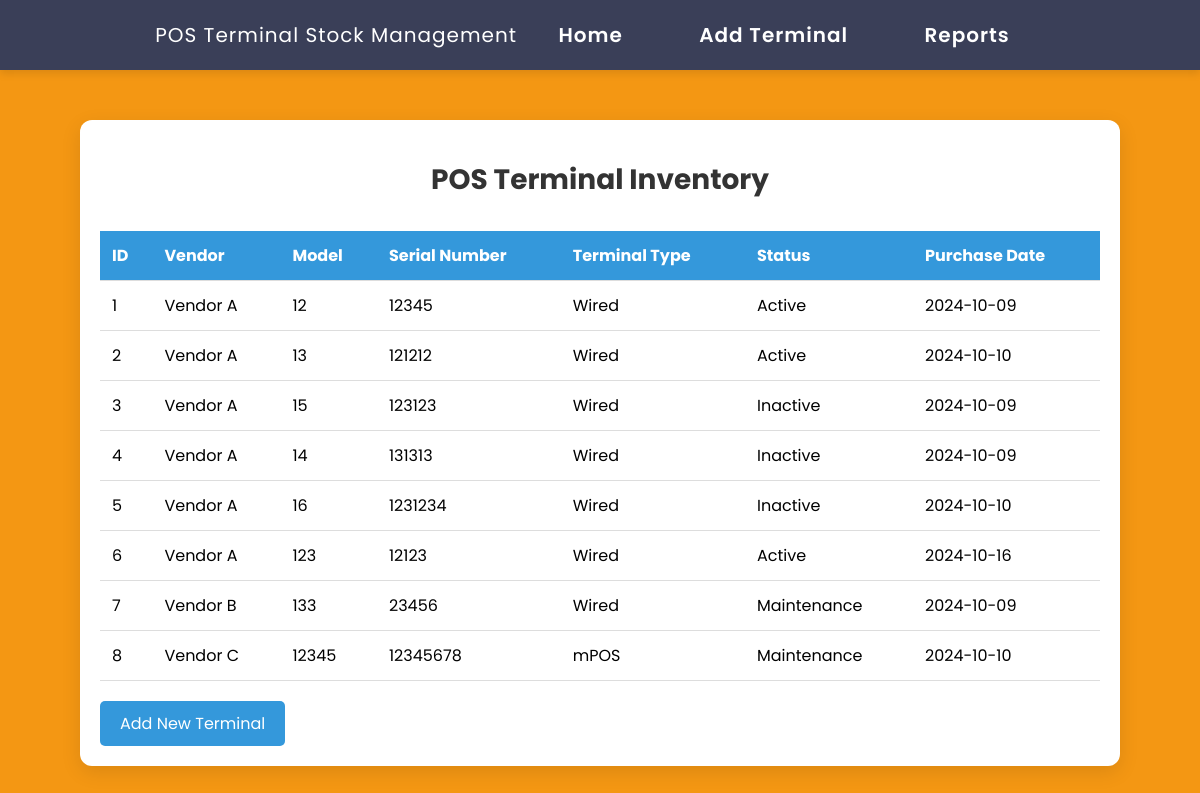
/view_terminals.php, run on the app's committed database.
### tables this page shows
CREATE TABLE `terminals` (
  `id` int(11) NOT NULL,
  `vendor` varchar(100) NOT NULL,
  `model` varchar(100) NOT NULL,
  `serial_number` varchar(100) NOT NULL,
  `terminal_type` enum('Wireless','Wired','mPOS') NOT NULL,
  `status` enum('Active','Inactive','Maintenance') NOT NULL,
  `purchase_date` date NOT NULL,
  `created_at` timestamp NOT NULL DEFAULT current_timestamp()
);

### view_terminals.php (the view, shortened to what this page needs)
<?php
include_once "config.php";
$query = "SELECT * FROM terminals";
$result = mysqli_query($conn, $query);
?>
<!DOCTYPE html>
<html lang="en">
<head>
</head>
<body>
    <div class="navbar">
        POS Terminal Stock Management
        <a href="start_page.php">Home</a>
        <a href="add_terminal.php">Add Terminal</a>
        <a href="reports.php">Reports</a>
    </div>
    <div class="container">
        <h1>POS Terminal Inventory</h1>
        <?php if (mysqli_num_rows($result) > 0): ?>
        <table>
            <thead>
                <tr>
                    <th>ID</th>
                    <th>Vendor</th>
                    <th>Model</th>
                    <th>Serial Number</th>
                    <th>Terminal Type</th>
                    <th>Status</th>
                    <th>Purchase Date</th>
                </tr>
            </thead>
            <tbody>
                <?php while ($row = mysqli_fetch_assoc($result)): ?>
                <tr>
                    <td><?php echo $row['id']; ?></td>
                    <td><?php echo $row['vendor']; ?></td>
                    <td><?php echo $row['model']; ?></td>
                    <td><?php echo $row['serial_number']; ?></td>
                    <td><?php echo $row['terminal_type']; ?></td>
                    <td><?php echo $row['status']; ?></td>
                    <td><?php echo $row['purchase_date']; ?></td>
                </tr>
                <?php endwhile; ?>
            </tbody>
        </table>
        <?php else: ?>
            <p>No terminals found in the database.</p>
        <?php endif; ?>
        <a href="add_terminal.php" class="btn">Add New Terminal</a>
    </div>
</body>
</html>

### view_terminals.php (style rules this page uses)
body { font-family: 'Poppins', sans-serif; background-color: #F49713; margin: 0; padding: 0; }
.navbar { background-color: #3a3f58; color: #fff; padding: 20px; text-align: center; font-size: 20px; letter-spacing: 1px; box-shadow: 0 4px 8px rgba(0, 0, 0, 0.1); }
.navbar a { color: #fff; margin: 0 15px; text-decoration: none; font-weight: 600; padding: 10px 20px; border-radius: 5px; transition: background-color 0.3s ease; }
.container { max-width: 1000px; margin: 50px auto; padding: 20px; background-color: #fff; border-radius: 12px; box-shadow: 0 6px 20px rgba(0, 0, 0, 0.1); }
h1 { text-align: center; font-size: 28px; margin-bottom: 30px; color: #333; }
table { width: 100%; border-collapse: collapse; }
th, td { padding: 12px; border-bottom: 1px solid #ddd; text-align: left; }
th { background-color: #3498db; color: #fff; }
.btn { background-color: #3498db; color: #fff; padding: 10px 20px; text-decoration: none; border-radius: 5px; text-align: center; display: inline-block; margin-top: 20px; transition: background-color 0.3s ease; }

### data on the page
terminals: id "1", vendor "Vendor A", model "12", serial_number "12345", terminal_type "Wired", status "Active", purchase_date "2024-10-09"
terminals: id "2", vendor "Vendor A", model "13", serial_number "121212", terminal_type "Wired", status "Active", purchase_date "2024-10-10"
terminals: id "3", vendor "Vendor A", model "15", serial_number "123123", terminal_type "Wired", status "Inactive", purchase_date "2024-10-09"
terminals: id "4", vendor "Vendor A", model "14", serial_number "131313", terminal_type "Wired", status "Inactive", purchase_date "2024-10-09"
terminals: id "5", vendor "Vendor A", model "16", serial_number "1231234", terminal_type "Wired", status "Inactive", purchase_date "2024-10-10"
terminals: id "6", vendor "Vendor A", model "123", serial_number "12123", terminal_type "Wired", status "Active", purchase_date "2024-10-16"
terminals: id "7", vendor "Vendor B", model "133", serial_number "23456", terminal_type "Wired", status "Maintenance", purchase_date "2024-10-09"
terminals: id "8", vendor "Vendor C", model "12345", serial_number "12345678", terminal_type "mPOS", status "Maintenance", purchase_date "2024-10-10"
